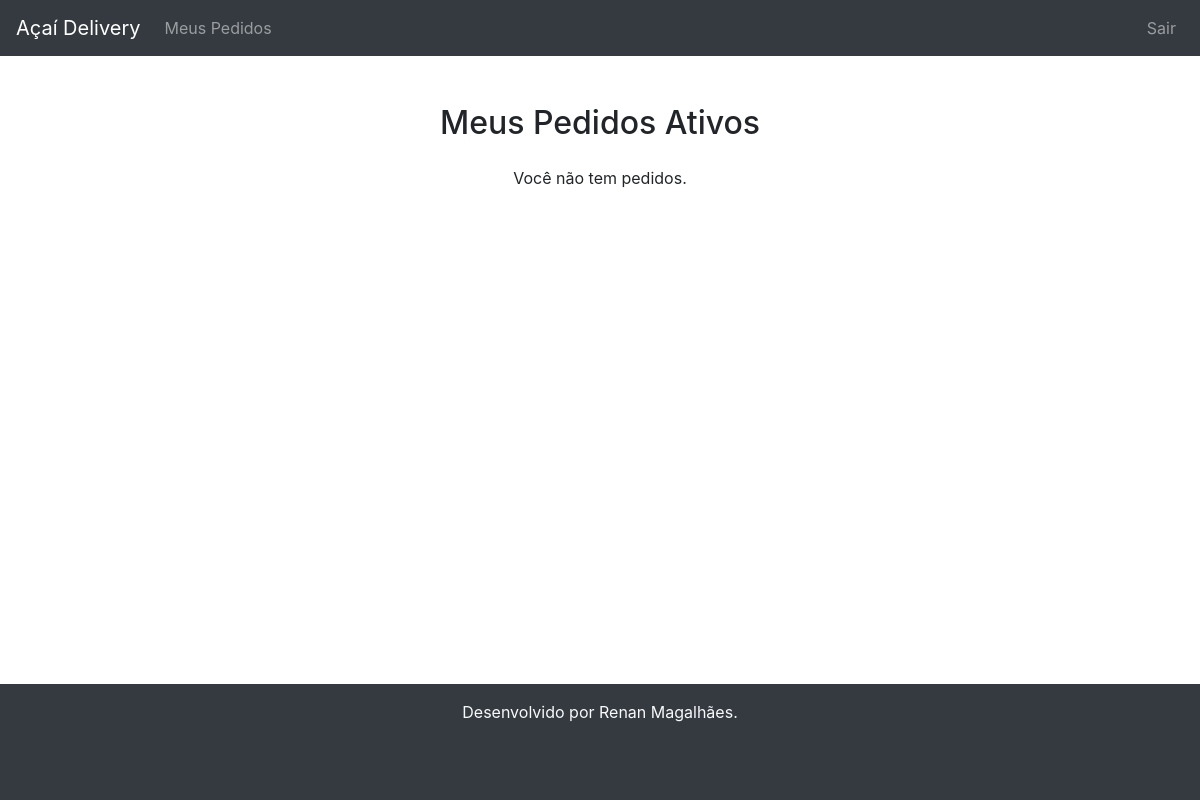
The page /meus-pedidos/ (signed in) on the database as committed earlier.
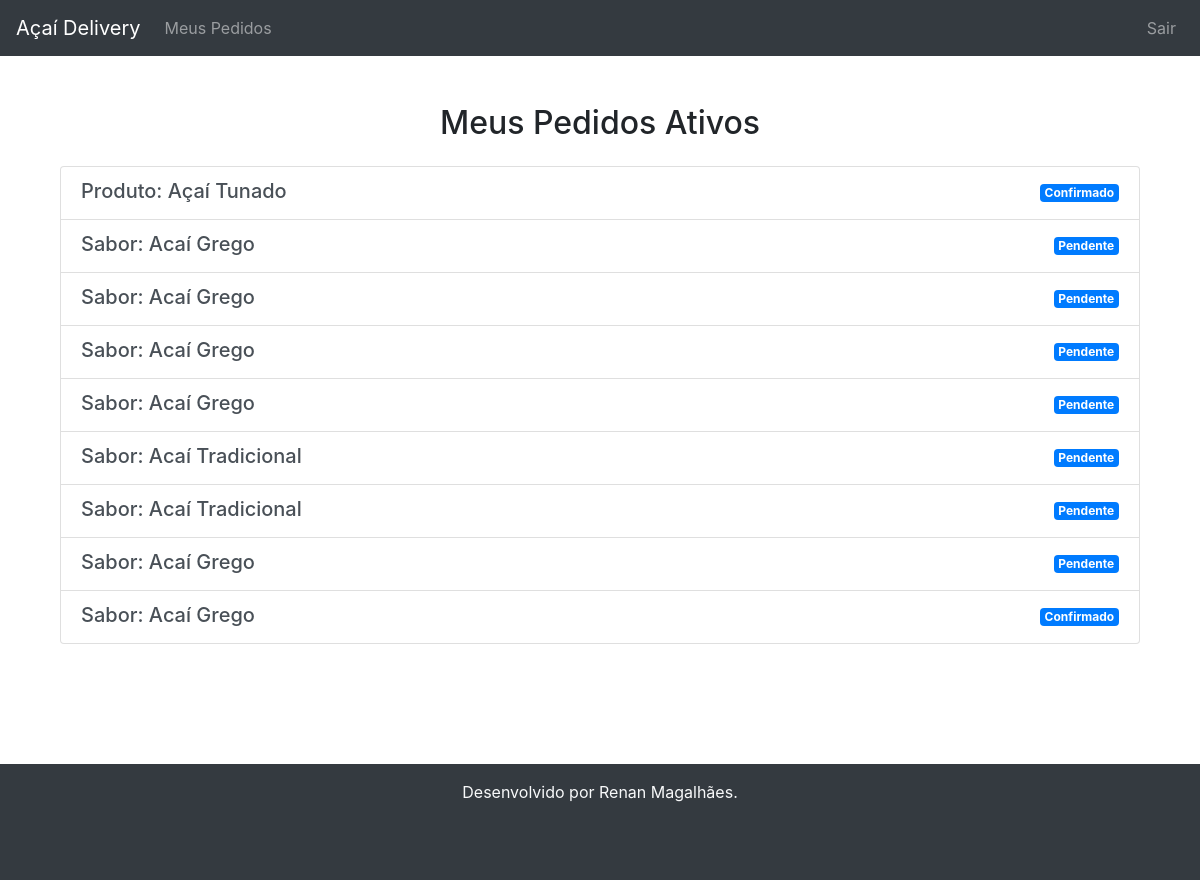
The same page on the database as committed later.
### pedido/models.py (models this page shows, shortened)
class PedidoProduto(models.Model):
    usuario = models.ForeignKey(User, on_delete=models.CASCADE)
    produto = models.ForeignKey(Produto, on_delete=models.CASCADE)
    tamanho = models.ForeignKey(Tamanho, on_delete=models.CASCADE)
    quantidade = models.PositiveIntegerField(default=1)
    data_pedido = models.DateTimeField(auto_now_add=True)
    imagem = models.ImageField(upload_to='produtos/', blank=True, null=True)
    METODOS_PAGAMENTO = [
        ('pagamento_na_entrega', 'Pagar na Entrega'),
    ]
    metodo_pagamento = models.CharField(max_length=20, choices=METODOS_PAGAMENTO, default='pagamento_na_entrega')
    STATUS_PEDIDO = [
        ('pendente', 'Pendente'),
        ('confirmado', 'Confirmado'),
        ('em_transito', 'Em Trânsito'),
        ('entregue', 'Entregue'),
    ]
    status = models.CharField(max_length=20, choices=STATUS_PEDIDO, default='pendente')

class PedidoPersonalizado(models.Model):
    usuario = models.ForeignKey(User, on_delete=models.CASCADE)
    sabor = models.ForeignKey(Sabor, on_delete=models.CASCADE)
    acompanhamentos = models.ManyToManyField(Acompanhamento, blank=True)
    tamanho = models.ForeignKey(Tamanho, on_delete=models.CASCADE)
    quantidade = models.PositiveIntegerField(default=1)
    data_pedido = models.DateTimeField(auto_now_add=True)
    METODOS_PAGAMENTO = [
        ('pagamento_na_entrega', 'Pagar na Entrega'),
    ]
    metodo_pagamento = models.CharField(max_length=20, choices=METODOS_PAGAMENTO, default='pagamento_na_entrega')
    STATUS_PEDIDO = [
        ('pendente', 'Pendente'),
        ('confirmado', 'Confirmado'),
        ('em_transito', 'Em Trânsito'),
        ('entregue', 'Entregue'),
    ]
    status = models.CharField(max_length=20, choices=STATUS_PEDIDO, default='pendente')

### produto/models.py (models this page shows, shortened)
class Produto(models.Model):
    nome = models.CharField(max_length=100)
    preco = models.DecimalField(max_digits=6, decimal_places=2)
    sabor = models.ManyToManyField(Sabor, blank=True)
    acompanhamentos = models.ManyToManyField(Acompanhamento, blank=True)
    imagem = models.ImageField(upload_to='imagens/produtos/', null=True, blank=True)

### ingrediente/models.py (models this page shows, shortened)
class Sabor(models.Model):
    nome = models.CharField(max_length=100)
    preco_adicional = models.DecimalField(max_digits=5, decimal_places=2)

### pedido/views.py (the view)
# urls.py: path('meus-pedidos/', views.meus_pedidos, name='meus_pedidos'),
@login_required
def meus_pedidos(request):
    usuario = request.user
    pedidos_produto = PedidoProduto.objects.filter(usuario=usuario).exclude(status='entregue')
    pedidos_personalizado = PedidoPersonalizado.objects.filter(usuario=usuario).exclude(status='entregue')
    tem_pedidos = pedidos_produto.exists() or pedidos_personalizado.exists()
    return render(request, 'pedido/meus_pedidos.html', {
        'pedidos_produto': pedidos_produto,
        'pedidos_personalizado': pedidos_personalizado,
        'tem_pedidos': tem_pedidos
    })

### templates/pedido/meus_pedidos.html (shortened to what this page needs)
{% extends 'base.html' %}
{% block content %}
<div class="container mt-4">
    <h2 class="text-center mb-4">Meus Pedidos Ativos</h2>
    {% if tem_pedidos %}
        <div class="list-group">
            {% for pedido in pedidos_produto %}
                <a href="{% url 'pedido_confirmado' pedido_id=pedido.id tipo_pedido='produto' %}" class="list-group-item list-group-item-action d-flex justify-content-between align-items-center">
                    <div>
                        <h5 class="mb-1">Produto: {{ pedido.produto.nome }}</h5>
                    </div>
                    <span class="badge badge-primary text-right">{{ pedido.get_status_display }}</span>
                </a>
            {% endfor %}
            {% for pedido in pedidos_personalizado %}
                <a href="{% url 'pedido_confirmado' pedido_id=pedido.id tipo_pedido='personalizado' %}" class="list-group-item list-group-item-action d-flex justify-content-between align-items-center">
                    <div>
                        <h5 class="mb-1">Sabor: {{ pedido.sabor.nome }}</h5>
                    </div>
                    <span class="badge badge-primary text-right">{{ pedido.get_status_display }}</span>
                </a>
            {% endfor %}
        </div>
    {% else %}
        <p class="text-center">Você não tem pedidos.</p>
    {% endif %}
</div>
{% endblock %}

Rows that differ between the two databases and show on the page:
added PedidoProduto: produto.nome "Açaí Tunado", status "Confirmado"
added PedidoPersonalizado: sabor.nome "Acaí Grego", status "Pendente"
added PedidoPersonalizado: sabor.nome "Acaí Grego", status "Pendente"
added PedidoPersonalizado: sabor.nome "Acaí Grego", status "Pendente"
added PedidoPersonalizado: sabor.nome "Acaí Grego", status "Pendente"
added PedidoPersonalizado: sabor.nome "Acaí Tradicional", status "Pendente"
added PedidoPersonalizado: sabor.nome "Acaí Tradicional", status "Pendente"
added PedidoPersonalizado: sabor.nome "Acaí Grego", status "Pendente"
added PedidoPersonalizado: sabor.nome "Acaí Grego", status "Confirmado"
Other text that changed with them:
text no longer shown: "Você não tem pedidos."
